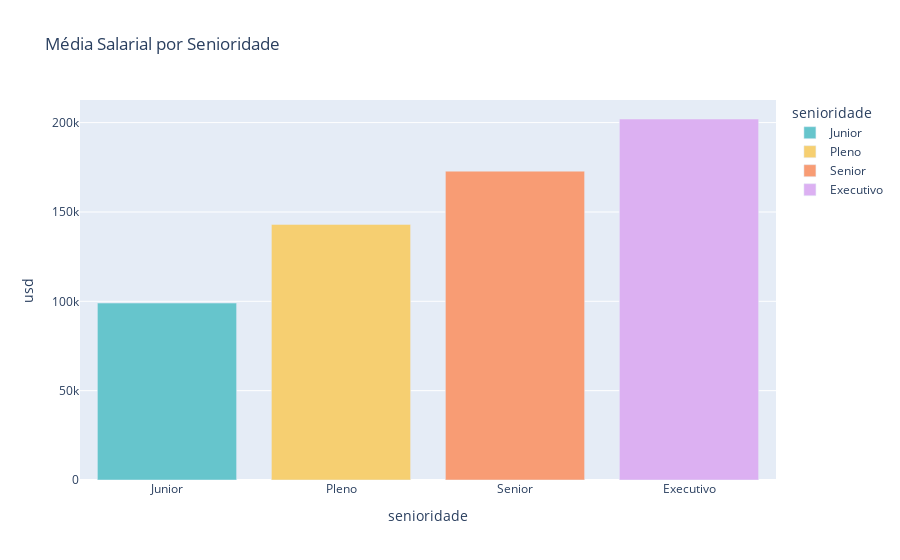

The notebook cell this image was saved under:
### Code cell
df_senioridade_usd = df_limpo.groupby('senioridade')['usd'].mean().reindex(ordem)
fig = px.bar(df_senioridade_usd, x=df_senioridade_usd.index, y='usd',
             title='Média Salarial por Senioridade',
             labels={'x': 'Senioridade', 'y': 'Média Salarial em USD'},
             color=df_senioridade_usd.index, # Color by seniority level
             color_discrete_sequence=px.colors.qualitative.Pastel # Choose a color palette
            )
fig.update_layout(xaxis={'categoryorder':'array', 'categoryarray':ordem})
fig.show()

### Figure 1 — Plotly figure (JSON) as saved in the notebook; plotly's stock layout.template omitted (floating-point values rounded to 4 significant figures)
{"data": [{"alignmentgroup": "True", "hovertemplate": "senioridade=%{x}<br>usd=%{y}<extra></extra>", "legendgroup": "Junior", "marker": {"color": "rgb(102, 197, 204)", "pattern": {"shape": ""}}, "name": "Junior", "offsetgroup": "Junior", "orientation": "v", "showlegend": true, "textposition": "auto", "type": "bar", "x": ["Junior"], "xaxis": "x", "y": [99030.0], "yaxis": "y"}, {"alignmentgroup": "True", "hovertemplate": "senioridade=%{x}<br>usd=%{y}<extra></extra>", "legendgroup": "Pleno", "marker": {"color": "rgb(246, 207, 113)", "pattern": {"shape": ""}}, "name": "Pleno", "offsetgroup": "Pleno", "orientation": "v", "showlegend": true, "textposition": "auto", "type": "bar", "x": ["Pleno"], "xaxis": "x", "y": [143000.0], "yaxis": "y"}, {"alignmentgroup": "True", "hovertemplate": "senioridade=%{x}<br>usd=%{y}<extra></extra>", "legendgroup": "Senior", "marker": {"color": "rgb(248, 156, 116)", "pattern": {"shape": ""}}, "name": "Senior", "offsetgroup": "Senior", "orientation": "v", "showlegend": true, "textposition": "auto", "type": "bar", "x": ["Senior"], "xaxis": "x", "y": [172900.0], "yaxis": "y"}, {"alignmentgroup": "True", "hovertemplate": "senioridade=%{x}<br>usd=%{y}<extra></extra>", "legendgroup": "Executivo", "marker": {"color": "rgb(220, 176, 242)", "pattern": {"shape": ""}}, "name": "Executivo", "offsetgroup": "Executivo", "orientation": "v", "showlegend": true, "textposition": "auto", "type": "bar", "x": ["Executivo"], "xaxis": "x", "y": [202000.0], "yaxis": "y"}], "layout": {"barmode": "relative", "legend": {"title": {"text": "senioridade"}, "tracegroupgap": 0}, "title": {"text": "Média Salarial por Senioridade"}, "xaxis": {"anchor": "y", "categoryarray": ["Junior", "Pleno", "Senior", "Executivo"], "categoryorder": "array", "domain": [0, 1], "title": {"text": "senioridade"}}, "yaxis": {"anchor": "x", "domain": [0, 1], "title": {"text": "usd"}}}}
